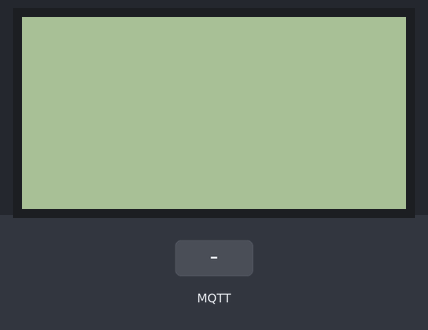
Recording of a sketch running on a simulated ESP32. Shown: 128×64 one-colour display. The inputs (shaded band) are chosen by the test bench. WiFi joins after 1.5 s; servers stay silent unless stated; no MQTT or app messages arrive unless stated; what the sketch prints to the serial monitor is not drawn.

Above: at 2.8 s.
2.9 s: MQTT message "on" arrives on the first subscribed topic
At 3.7 s:
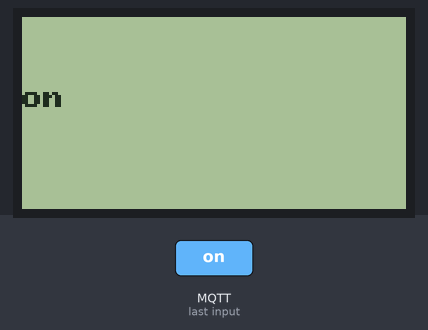
4.4 s: MQTT message "off" arrives on the first subscribed topic
At 4.9 s:
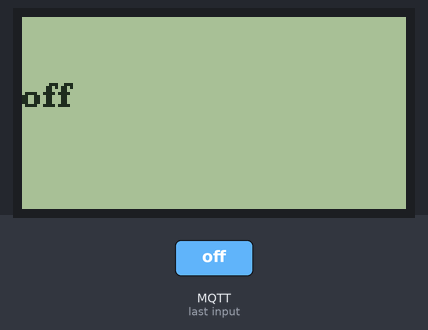
Timing chart, 0 to 7.4 s (numbered marks = the images above; inputs shaded):
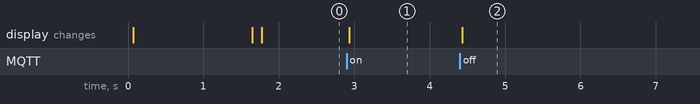

Measured:
- after the input at 2.9 s, the display: changes at once (image 1)
- after the input at 4.4 s, the display: changes at once (image 2)

The sketch:

TestLCD128_64MQTT.ino
```cpp
#include <SPI.h>
#include <Wire.h>
#include <U8g2lib.h>
#include <WiFi.h>
#include <esp_wifi.h>
#include <PubSubClient.h>

//*********************** Variable show in screem ***********************//

String text = "";
char _topic[50];  // Adjust the size as needed
String _payload;

//************************Datos de Wifi***********************//
const char* ssid = "Lab2.4";
const char* password = "arduino123";

//************************Datos de Brocker***********************//


const char* mqtt_server = "broker.hivemq.com";
const char* id = "Esp32/SSB/lab4.0/";
const char* user = "";
const char* codePass = "";
int puerto = 1883;
const char* topico = "ssb/lab4.0/sample/";

U8G2_ST7920_128X64_F_SW_SPI u8g2(U8G2_R2, /* clock=*/18, /* data=*/23, /* CS=*/5, /* reset=*/22);  // ESP32F
WiFiClient espClient;
PubSubClient client(espClient);

//************************ Conexion Wifi ***********************//

void setup_wifi() {
  delay(10);
  WiFi.begin(ssid, password);
  while (WiFi.status() != WL_CONNECTED) {
    Serial.print(".");
    text = "Conectando... " + String(ssid);
    showTextChar(text.c_str(), 0, 30);
    delay(500);
  }
  Serial.println("OK, Estamos conectado en WIFI");
  text = "Conectado!";
    showTextChar(text.c_str(), 0, 30);
}

//************************ Reconect ***********************//

void reconnect() {
  while (!client.connected()) {
    Serial.println("Intentando concetar con servidor MQTT...");
    text = "Conectando a Broker...";
    showTextChar(text.c_str(), 0, 30);
    if (client.connect(id, user, codePass)) {
      Serial.println("connectado");
      text = "Conectado a Broker!";
    showTextChar(text.c_str(), 0, 30);
      client.subscribe(topico);
    } else {
      Serial.print("Falla, Estado: ");
      Serial.print(client.state());
      Serial.println("Intentando en 5 segundos..");
      text = "Reconectando a Broker...";
    showTextChar(text.c_str(), 0, 30);
      delay(5000);
    }
  }
}


void callback(char* topic, byte* payload, unsigned int length) {
  String conc_payload_;
  for (int i = 0; i < length; i++) {
    conc_payload_ += (char)payload[i];
  }
  strcpy(_topic, topic);
  _payload = conc_payload_;
}
void setup(void) {
  Serial.begin(115200);
  u8g2.begin();
  setup_wifi();
  client.setServer(mqtt_server, puerto);
  client.setCallback(callback);
}

void loop(void) {
  if (!client.connected()) {
    reconnect();
  }
  client.loop();

  Serial.println(_topic);
  Serial.println(_payload);

  text = _payload;
  showTextChar(text.c_str(), 0, 30);
}

void showTextChar(const char* txt, int x, int y) {
  u8g2.clearBuffer();
  u8g2.setFont(u8g2_font_ncenB08_tr);
  u8g2.drawStr(x, y, txt);
  u8g2.sendBuffer();
}
```
